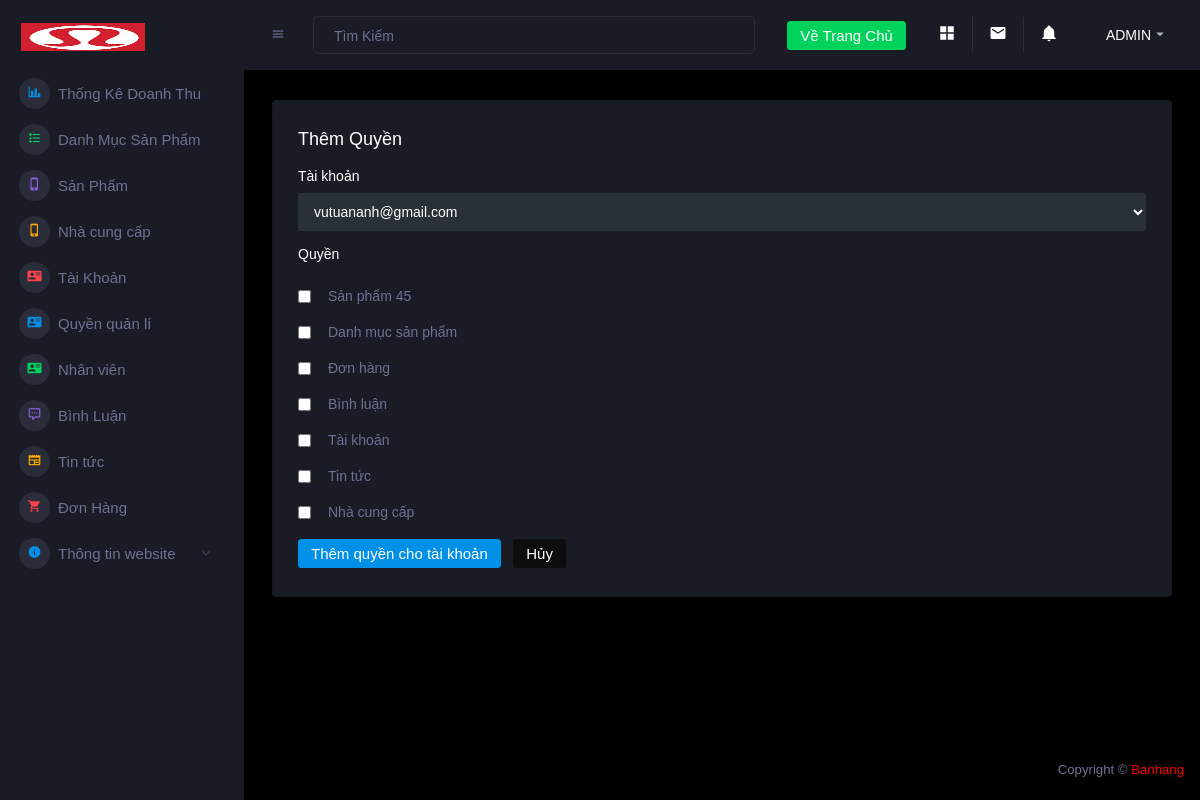
The app's page /admin/adduserpermission.php (signed in), older data.
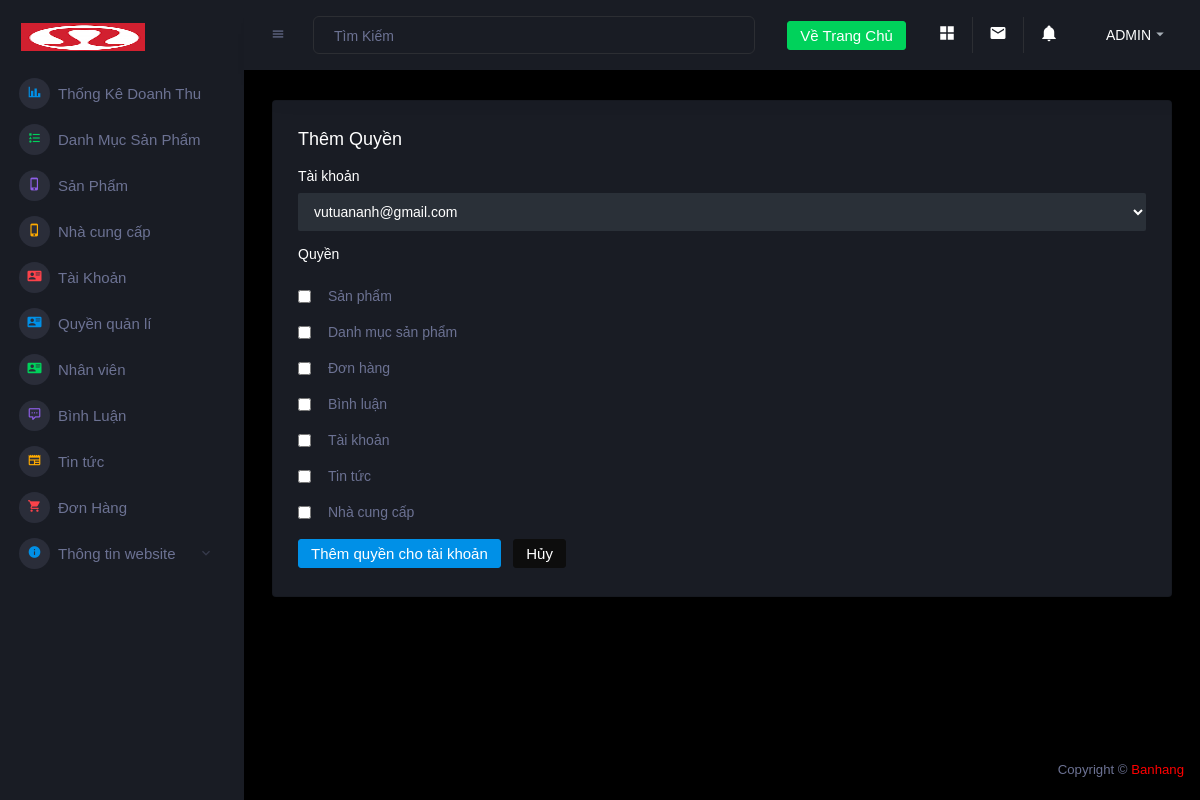
The same page, newer data.
### tables this page shows
CREATE TABLE `quyen` (
  `id` int(11) NOT NULL,
  `ten` varchar(255) NOT NULL,
  `created_at` timestamp NOT NULL DEFAULT current_timestamp(),
  `updated_at` timestamp NOT NULL DEFAULT current_timestamp()
);

### connect.php (called while the page is built, shortened)
<?php
function selectAll($sql)
{
    $result = $GLOBALS['conn']->query($sql);
    return $result;
}

### admin/adduserpermission.php (the view, shortened to what this page needs)
<?php
include 'header.php';
if (isset($_COOKIE["user"])) {
    $user = $_COOKIE["user"];
    foreach (selectAll("SELECT * FROM taikhoan WHERE taikhoan='$user'") as $row) {
        $permission = $row['phanquyen'];
    }
    if ($permission == 1 || $permission == 0) {
?>
        <div class="main-panel">
            <div class="content-wrapper">
                <div class="row ">
                    <div class="col-12 grid-margin">
                        <div class="card">
                            <div class="card-body">
                                <h4 class="card-title">Thêm quyền</h4>
                                <form class="forms-sample" action="" method="post">
                                    <div class="form-group">
                                        <label for="taikhoan">Tài khoản</label>
                                        <select required name="taikhoan" id="input" class="form-control text-light">
                                            <?php
                                            foreach (selectAll("SELECT * FROM taikhoan where phanquyen=1") as $item) {
                                            ?>
                                                <option value="<?= $item['id'] ?>"><?= $item['taikhoan'] ?></option>
                                            <?php
                                            }
                                            ?>
                                        </select>
                                    </div>
                                    <div class="form-group">
                                        <label for="quyen">Quyền</label>
                                        <?php
                                        foreach (selectAll("SELECT * FROM quyen") as $item) {
                                        ?>
                                            <div class="form-check">
                                                <input class="form-check-input" type="checkbox" name="quyen[]" value="<?= $item['id'] ?>" id="quyen_<?= $item['id'] ?>">
                                                <label class="form-check-label" for="quyen_<?= $item['id'] ?>">
                                                    <?= $item['ten'] ?>
                                                </label>
                                            </div>
                                        <?php
                                        }
                                        ?>
                                    </div>
                                    <button type="submit" name="them" class="btn btn-primary mr-2">Thêm quyền cho tài khoản</button>
                                    <a class="btn btn-dark" href="userpermission.php">Hủy</a>
                                </form>
                            </div>
                        </div>
                    </div>
                </div>
            </div>
    <?php
    }
}
include 'footer.php';
    ?>

Row changes from the older to the newer data that the page shows:
changed quyen: ten "Sản phẩm 45" → "Sản phẩm"
